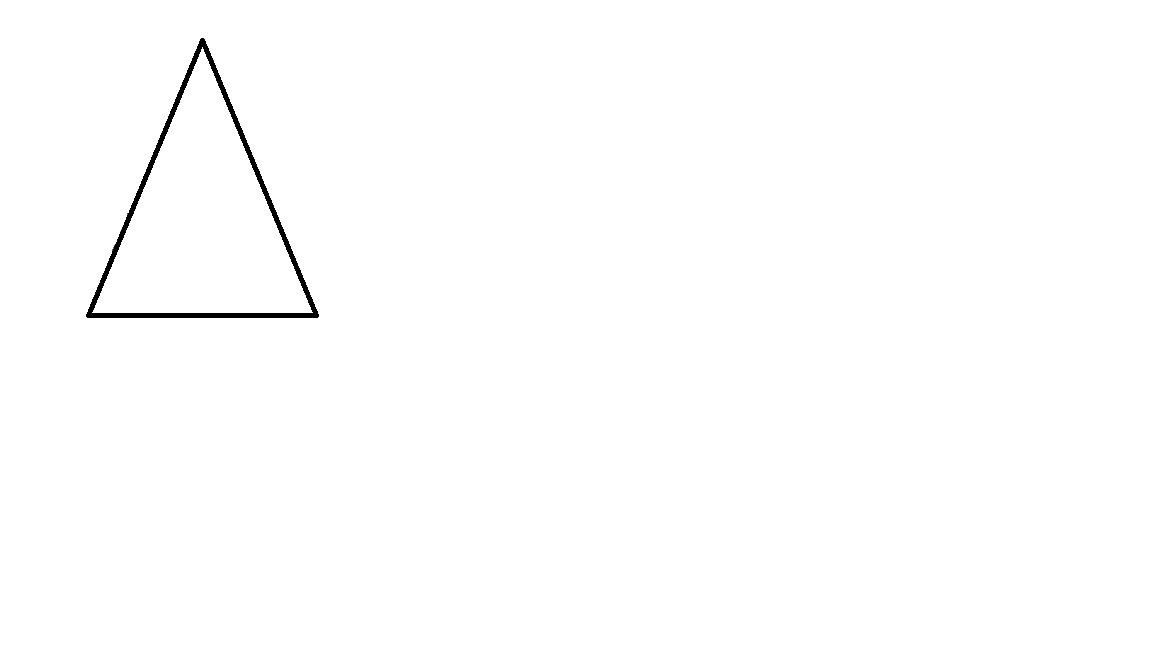
#> input picture triangle.png, 1152 x 648 px
$ python matchShape.py
#> lines starting #> are read from the running program, lines starting #| are printed output that depends on the picture; after the words box and inside, x2 and y2 are one past the last pixel; in counts of white or black regions, pixels touching at a corner belong together; long printed decimals are rounded
import cv2
import numpy as np
import imutils
import math
import matplotlib.pyplot as plt


def draw_contour(image, c):
    cv2.drawContours(image, [c], -1, (0, 255, 0), 1)


    cv2.fillPoly(image, [c], (255, 0, 0))

    return image


def display_image(Image):
    Image_RGB = cv2.cvtColor(Image, cv2.COLOR_BGR2RGB)
    plt.imshow(Image_RGB)
    plt.show()


def preprocess(image):


    blur = cv2.GaussianBlur(image, (3,3), 1)
    gray = cv2.cvtColor(blur, cv2.COLOR_BGR2GRAY)
    canny = cv2.Canny(gray, 50, 72)
    display_image(canny)

    dilated = canny
    # kernel = np.ones((2))
    # dilated  = cv2.dilate(canny, kernel, iterations=1)

    # display_image(dilated)
    return dilated

# [7 lines of commented-out code are left out]

def get_contours(image, image_contour):
    contours, hierarchy = cv2.findContours(image, cv2.RETR_EXTERNAL, cv2.CHAIN_APPROX_SIMPLE)
    fig = plt.figure(figsize=(12, 8))
    cnt = contours[0]

    for i in range(50):
        img_c = image_contour.copy()
        approx = cv2.approxPolyDP(cnt, i * 1, True)
        cv2.drawContours(img_c, [approx], -1, (255, 0, 255), 2)
        plt.imshow(img_c)
        plt.axis('off')
        plt.savefig(f"image_0{i}.png")

    return approx, image_contour, contours, cnt

def write_contour(contour, path):
    contour.tofile(path)


def find_shape(pic_contours, target_contour, peri_thres, target_img):

    min_value = 0.2
    for c in pic_contours:
        peri = cv2.arcLength(c, True)

        if peri <= peri_thres[0] or peri >= peri_thres[1]:
            continue
        Center = cv2.moments(c)

        if Center["m10"] == 0 or Center["m00"] == 0 or Center["m01"] == 0 or Center["m00"] == 0:
            continue
        cX = int((Center["m10"] / Center["m00"]) * 1)
        cY = int((Center["m01"] / Center["m00"]) * 1)


        ## Iterate through each contour in the target image and
        ###  use cv2.matchShape to compare contour shapes
        match = cv2.matchShapes(target_contour,c, 1, 0.0)
        print("peri", peri)
        ## if the match value is less than 0.15 we
        if match < min_value:

            min_value = match
            closest_contour = c
            target_img =  draw_contour(target_img, c)
            print("cX", cX)
            print("cY", cY)

    return min_value, closest_contour

if __name__ == "__main__":
    triangle = cv2.imread('triangle.png', 0)
#> triangle: shape (648, 1152); min 0, max 255, mean 253.6

    ### Load the traget image with the shapes we are trying to match
    image = cv2.imread('pic.png')
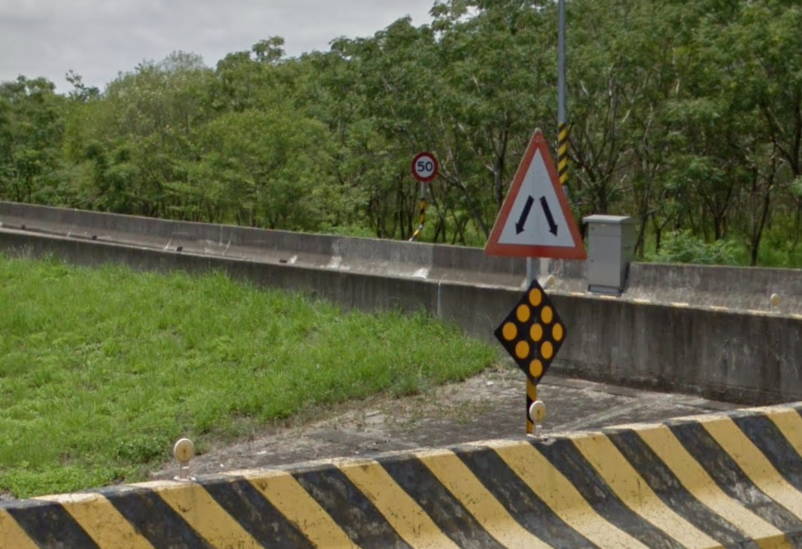
#> input picture pic.png, 1604 x 1097 px (shown at 1/2 size)
#> image is the input picture: shape (1097, 1604, 3); mean B, G, R 68.6, 100.6, 97.6
    image_gray = cv2.cvtColor(image, cv2.COLOR_BGR2GRAY)
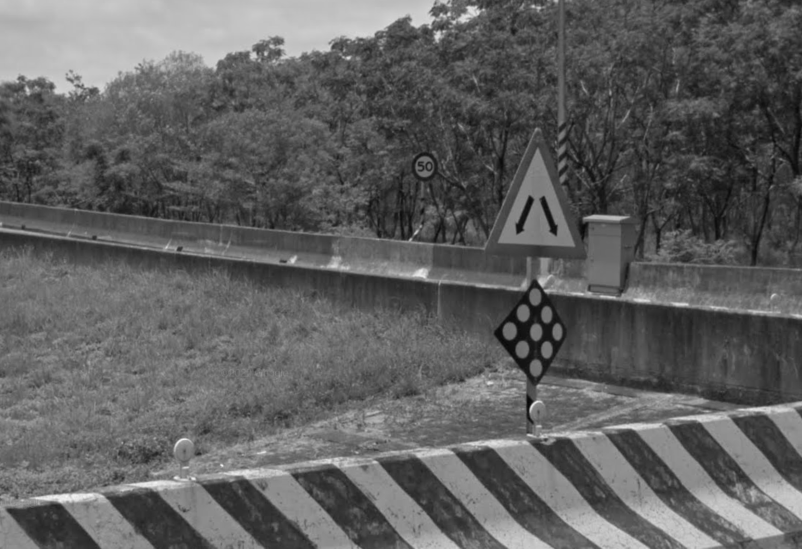
#> image_gray: shape (1097, 1604) (shown at 1/2 size); min 3, max 250, mean 96.1

    ### Threshold both images first before using cv2.findContours
    ret, thresh1 = cv2.threshold(triangle, 127, 255, 0)
#> thresh1: shape (648, 1152); 99.5% white; 1 black region, box (x1, y1, x2, y2) and area: (86, 38, 319, 318) 4086
    ret, thresh2 = cv2.threshold(image_gray, 100, 255, 0)
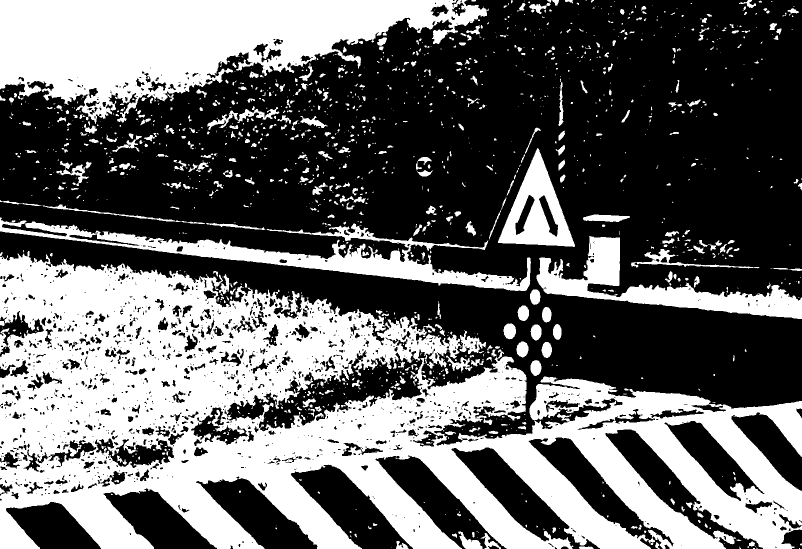
#> thresh2: shape (1097, 1604) (shown at 1/2 size); 40.4% white; 1460 white regions (998 under 20 px)

    # display_image(thresh1)
    # display_image(thresh2)
    ### Find contours in template
    contours, hierarchy = cv2.findContours(thresh1, cv2.RETR_CCOMP, cv2.CHAIN_APPROX_SIMPLE)
#> contours = 3 contours; box (x1, y1, x2, y2) and area: (0, 0, 1152, 648) 744697, (85, 37, 320, 319) 33816, (92, 47, 313, 313) 28957


    ### We need to sort the contours by area so that we can remove the largest contour which is the image outline
    sorted_triangle_contours = sorted(contours, key = cv2.contourArea, reverse = True)
#> sorted_triangle_contours has the same summary as contours

    ## We extract the second largest contour which will be our template contour (first largest will be the entire image)

    tri_contours = sorted_triangle_contours[1]
#> tri_contours = contour of 461 points, box (x1, y1, x2, y2) (85, 37, 320, 319), area 33816


    ## Extract contours from full image
    contours, hierarchy = cv2.findContours(thresh2, cv2.RETR_CCOMP, cv2.CHAIN_APPROX_SIMPLE)
#> contours = 2932 contours, 2062 with area under 20; largest, box (x1, y1, x2, y2) and area: (0, 502, 1604, 1097) 527342, (0, 0, 978, 248) 129984, (0, 435, 1062, 582) 30969, (1073, 472, 1604, 638) 24242, (996, 296, 1150, 494) 15149


    draw_contours = image.copy()

    min_value, closest_contour = find_shape(contours, tri_contours, (300, 900), draw_contours)
#> the loop in find_shape, `for c in pic_contours:` made 2932 passes
#> (peri, cX, cY, match, min_value) on pass 2138: (605.1, 1073, 423, 0.0449, 0.0449)
#> peri on passes 6, 8, 9, 11, 12, 14: 60.73, 8.24, 10.83, 37.21, 34.73, 100.2
#| peri 303.179
#| peri 512.701
#| peri 860.406
#| peri 669.276
#| peri 301.865
#| peri 471.505
#| peri 788.222
#| peri 716.475
#> (further printed lines are left out)
#> after the loop in find_shape, `for c in pic_contours:`: closest_contour = contour of 312 points, box (x1, y1, x2, y2) (996, 296, 1150, 494), area 15149; min_value = 0.0449
#> min_value = 0.0449
    print("min_value", min_value)
#| min_value 0.04495

    draw_contour(image, closest_contour)
#> in draw_contour (call 2), `cv2.drawContours(image, [c], -1, (0, 255, 0), 1)`: image: shape (1097, 1604, 3); 0.03% of pixels changed, all inside (x1, y1, x2, y2) = (996, 296, 1150, 494)
    # display_image(image)

    circle = cv2.imread("circle.png", 0)
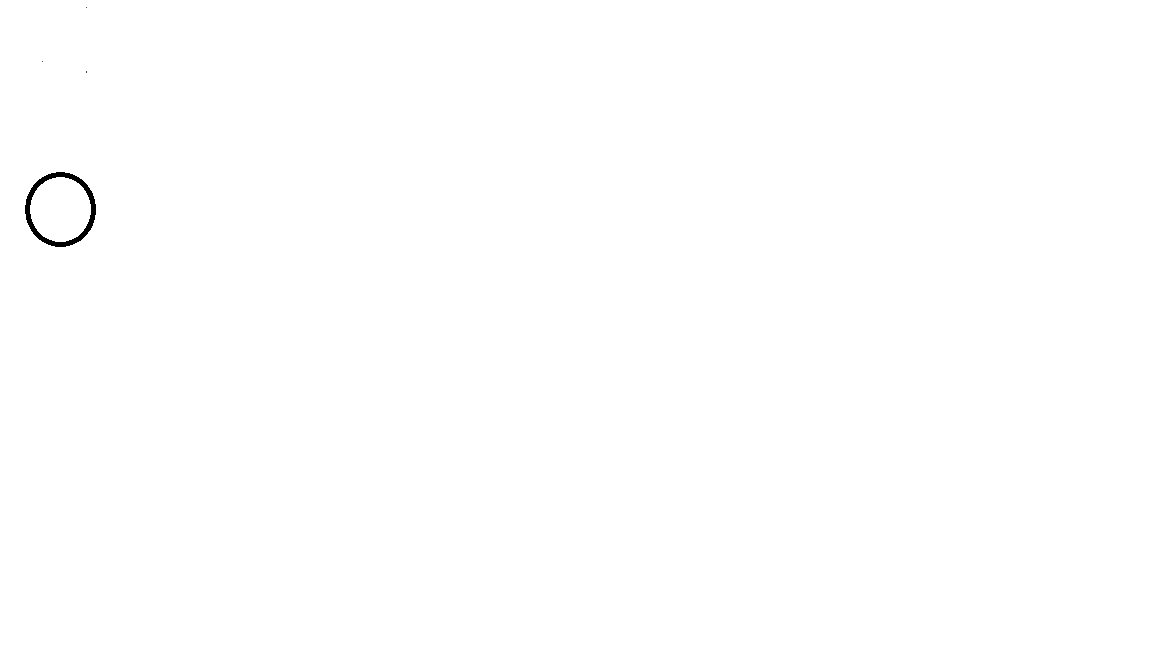
#> input picture circle.png, 1152 x 648 px
#> circle: shape (648, 1152); min 0, max 255, mean 254.6
    ret, thresh3 = cv2.threshold(circle, 100, 255, 0)
#> thresh3: shape (648, 1152); 99.9% white; 4 black regions (3 under 20 px), largest, box (x1, y1, x2, y2) and area: (25, 172, 96, 247) 1065
    # display_image(thresh3)

    blur = cv2.GaussianBlur(image_gray, (5, 5), 1)
    ret, thresh4 = cv2.threshold(blur, 60, 170, 0)
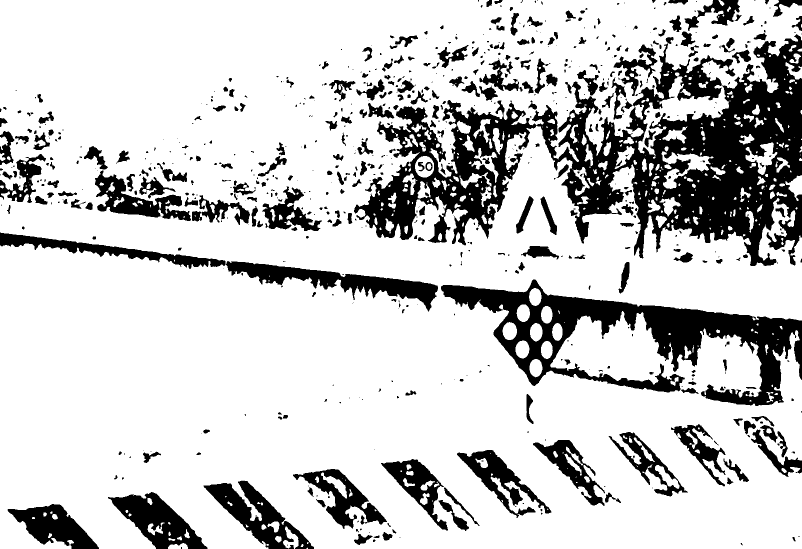
#> thresh4: shape (1097, 1604) (shown at 1/2 size); values 0 (black) and 170 (white), 79.3% white; 736 black regions (386 under 20 px), largest, box (x1, y1, x2, y2) and area: (708, 68, 1604, 532) 148544, (882, 559, 1604, 812) 56071, (452, 522, 876, 623) 12517
    display_image(thresh4)
#> in display_image, `Image_RGB = cv2.cvtColor(Image, cv2.COLOR_BGR2RGB)`: Image_RGB: shape (1097, 1604, 3); values 0 (black) and 170 (white), 79.3% white; 736 black regions (386 under 20 px)
    # canny = cv2.Canny(blur, 100, 170)
    # print("canny")
    # display_image(canny)

    canny_contours, hierarchy = cv2.findContours(thresh4, cv2.RETR_CCOMP, cv2.CHAIN_APPROX_SIMPLE)
#> canny_contours = 1237 contours, 636 with area under 20; largest, box (x1, y1, x2, y2) and area: (0, 0, 1604, 1097) 1456324, (451, 521, 877, 624) 13110, (585, 937, 775, 1059) 8316, (189, 340, 383, 443) 8010, (913, 899, 1104, 1037) 7896


    circle_contours, hierarchy = cv2.findContours(thresh3, cv2.RETR_CCOMP, cv2.CHAIN_APPROX_SIMPLE)
#> circle_contours = 6 contours, 3 with area under 20; largest, box (x1, y1, x2, y2) and area: (0, 0, 1152, 648) 744697, (24, 171, 97, 248) 4266, (30, 177, 91, 242) 3009


    ### We need to sort the contours by area so that we can remove the largest contour which is the image outline
    sorted_circle_contours = sorted(circle_contours, key = cv2.contourArea, reverse = True)
#> sorted_circle_contours has the same summary as circle_contours

    ## We extract the second largest contour which will be our template contour (first largest will be the entire image)

    circle_contours = sorted_circle_contours[1]
#> circle_contours = contour of 108 points, box (x1, y1, x2, y2) (24, 171, 97, 248), area 4266


    draw_circle = circle.copy()
    draw_contour(draw_circle, circle_contours)
#> in draw_contour (call 3), `cv2.fillPoly(image, [c], (255, 0, 0))`: image: shape (648, 1152); min 61, max 255, mean 255
    min_value, closest_contour = find_shape(canny_contours, circle_contours, (50, 200), draw_contours)
#> the loop in find_shape (call 2), `for c in pic_contours:` made 1237 passes
#> (peri, cX, cY, match, min_value) on passes 76, 85, 98, 331: (102.1, 1071, 735, 0.199, 0.199), (103.5, 1044, 698, 0.146, 0.146), (104.9, 1019, 661, 0.122, 0.122), (132.2, 848, 333, 0.055, 0.055)
#> peri on passes 2, 4, 5, 6, 7, 8: 16.49, 8.83, 32.73, 27.31, 39.8, 26.73
#| peri 98.527
#| peri 176.267
#| peri 159.196
#| peri 79.355
#| peri 84.669
#| peri 86.083
#| peri 69.698
#| peri 178.167
#> (further printed lines are left out)
#> min_value = 0.055; closest_contour = contour of 59 points, box (x1, y1, x2, y2) (830, 312, 868, 355), area 1242
    print("min circle val", min_value)
#| min circle val 0.055
    image = draw_contour(image, closest_contour)
#> in draw_contour (call 8), `cv2.fillPoly(image, [c], (255, 0, 0))`:
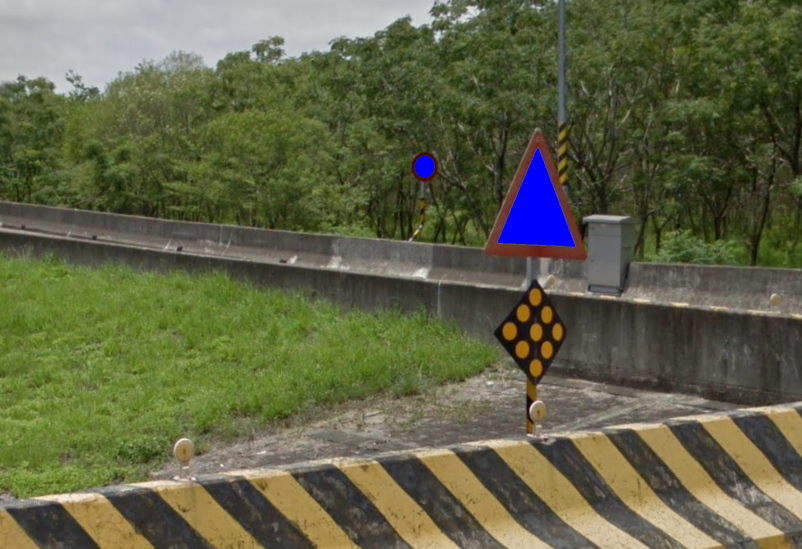
#> image: shape (1097, 1604, 3) (shown at 1/2 size); mean B, G, R 69.9, 99.5, 96.6
    display_image(image)
    image = cv2.cvtColor(image, cv2.COLOR_BGR2RGB)
    plt.imsave("./saved/by_shape2.png",image)
